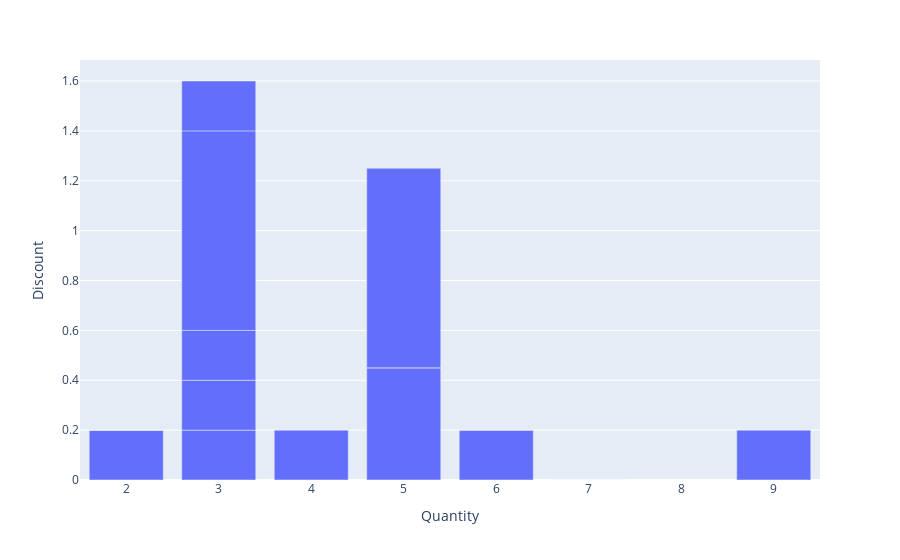

Notebook code for this chart:
### Code cell
try:
    fig = px.bar(df1, x='Quantity', y='Discount')
    fig.show()
    logger.info("Successfully created.")
except Exception as e:
    logger.error(f"Error while creating the bar chart: {e}")

### Figure 1 — Plotly figure (JSON) as saved in the notebook; plotly's stock layout.template omitted (floating-point values rounded to 4 significant figures)
{"data": [{"alignmentgroup": "True", "hovertemplate": "Quantity=%{x}<br>Discount=%{y}<extra></extra>", "legendgroup": "", "marker": {"color": "#636efa", "pattern": {"shape": ""}}, "name": "", "offsetgroup": "", "orientation": "v", "showlegend": false, "textposition": "auto", "type": "bar", "x": [2, 3, 2, 5, 2, 7, 4, 6, 3, 5, 9, 4, 3, 3, 5, 3, 6, 2, 2, 3], "xaxis": "x", "y": [0, 0, 0, 0.45, 0.2, 0, 0, 0.2, 0.2, 0, 0.2, 0.2, 0.2, 0.2, 0.8, 0.8, 0, 0, 0, 0.2], "yaxis": "y"}], "layout": {"autosize": true, "barmode": "relative", "legend": {"tracegroupgap": 0}, "margin": {"t": 60}, "xaxis": {"anchor": "y", "autorange": true, "domain": [0, 1], "range": [1.5, 9.5], "title": {"text": "Quantity"}, "type": "linear"}, "yaxis": {"anchor": "x", "autorange": true, "domain": [0, 1], "range": [0, 1.684], "title": {"text": "Discount"}, "type": "linear"}}}
